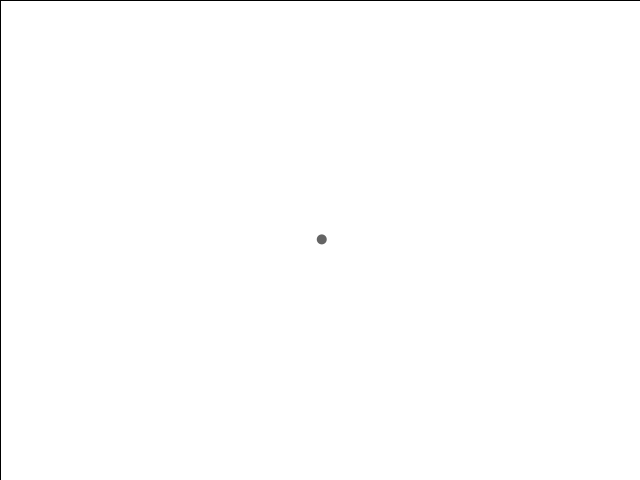
Frame 1 (no input)
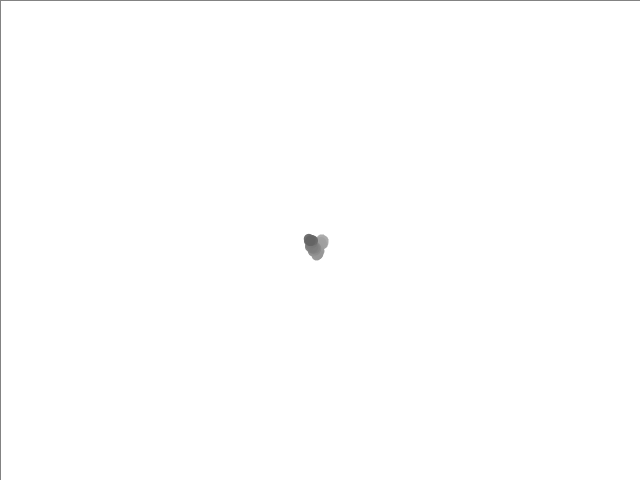
Frame 60 (the mouse pressed at the canvas centre just before this capture)
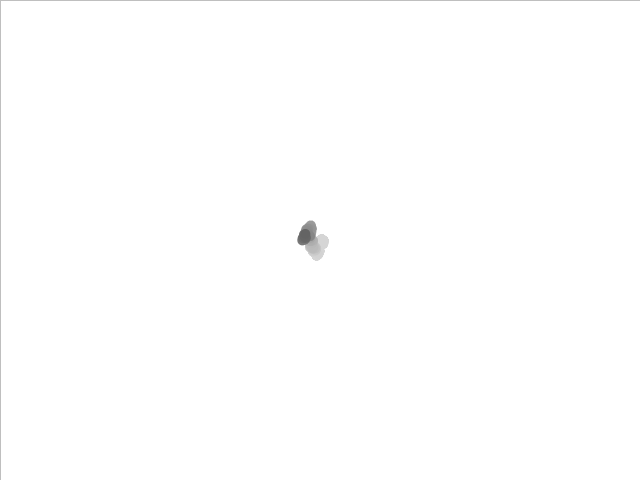
Frame 120 (the mouse held since frame 60 and released just before this capture)

The Processing sketch that drew these frames (run headless with seeded random() and noise(); from frame 60 on, the mouse is pressed at the canvas centre):

// Processing sketch: exer_I_6
// ── exer_I_6.pde
/* Rilla's solution to exercise I.6 of Daniel Shiffman's Nature of Code

Exercise I.6
Use a custom probability distribution to vary the size of a step taken by the random walker. The step size 
can be determined by influencing the range of values picked. Can you map the probability exponentially—i.e. 
making the likelihood that a value is picked equal to the value squared? */

import java.util.*;

Walker w;

void setup() {
  size(640, 480);
  w = new Walker();
  background(255);
}

void draw() {
  
  // draw a rectangle over the whole screen with an alpha val of 3 to make the walker have a fading trail
  fill(255, 3);
  rect(0, 0, width, height);
  
  w.step();
  w.display();
}
// ── Walker.pde
class Walker {
  float x;
  float y;

  Walker() {
    x = width/2;
    y = height/2;
  }

  void step() {
    int multiplier = 3;

    // determine our stepsize for stepx and stepy via 2 calls to montecarlo()

    // for stepx
    float stepsize = montecarlo() * multiplier;
    float stepx = random(-stepsize, stepsize);

    // for stepy, reusing stepsize variable (we don't need it above anymore)
    stepsize = montecarlo() * multiplier;
    float stepy = random(-stepsize, stepsize);

    x += stepx;
    y += stepy;

    // ensure we don't go cruising off the screen: constrain x and y to screen locations
    x = constrain(x, 0, width-1);
    y = constrain(y, 0, height-1);
  }

  float montecarlo() {

    // keep running this loop until we are able to return something for r1
    while (true) {

      // pick a random value: r1
      float r1 = random(1);

      // pick a "qualifying" random value, i.e. one that determines whether our first value will qualify: r2
      float r2 = random(1);

      // if our second value is less than our first value squared, accept our first value
      if (r2 < (r1*r1)) {
        return r1;
      }
    }
  }

  void display() {
    noStroke();
    fill(100);
    ellipse(x, y, 10, 10);
  }
}
